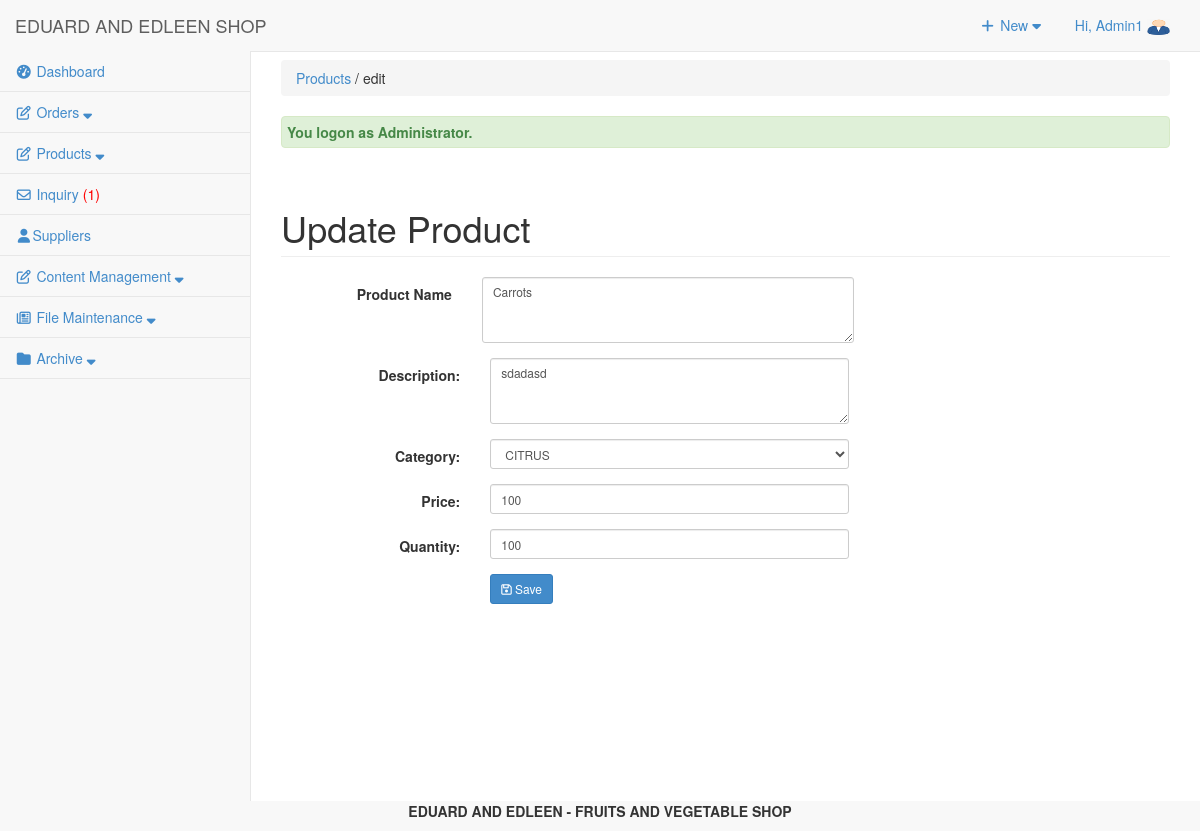
Screenshot of /admin/products/index.php?view=edit&id=201762 (signed in) with the database file from the repository.
### tables this page shows
CREATE TABLE `tbluseraccount` (
  `USERID` int(11) NOT NULL,
  `U_NAME` varchar(122) NOT NULL,
  `U_USERNAME` varchar(122) NOT NULL,
  `U_PASS` varchar(122) NOT NULL,
  `U_ROLE` varchar(30) NOT NULL,
  `USERIMAGE` varchar(255) NOT NULL,
  `U_STATUS` varchar(255) NOT NULL DEFAULT 'Active'
);

CREATE TABLE `tblproduct` (
  `PROID` int(11) NOT NULL,
  `PRODNAME` varchar(100) NOT NULL,
  `PRODESC` varchar(255) DEFAULT NULL,
  `INGREDIENTS` varchar(255) NOT NULL,
  `PROQTY` int(11) DEFAULT NULL,
  `ORIGINALPRICE` double NOT NULL,
  `PROPRICE` double DEFAULT NULL,
  `CATEGID` int(11) DEFAULT NULL,
  `IMAGES` varchar(255) DEFAULT NULL,
  `PROSTATS` varchar(30) DEFAULT NULL,
  `OWNERNAME` varchar(90) NOT NULL,
  `OWNERPHONE` varchar(90) NOT NULL,
  `PROD_STATUS` varchar(255) NOT NULL DEFAULT 'Active'
);

CREATE TABLE `tblcategory` (
  `CATEGID` int(11) NOT NULL,
  `CATEGORIES` varchar(255) NOT NULL,
  `IS_VEGETABLE` tinyint(1) NOT NULL DEFAULT 0,
  `USERID` int(11) NOT NULL
);

### admin/products/index.php (called while the page is built, shortened)
<?php
require_once("../../include/initialize.php");
$view = (isset($_GET['view']) && $_GET['view'] != '') ? $_GET['view'] : '';
	$header=$view;
	$title="Products";
require_once ("../theme/templates.php");
?>

### include/database.php (called while the page is built, shortened)
<?php
class Database {
	var $sql_string = '';
	private $conn;
	public function open_connection() {
		$this->conn = mysqli_connect(server,user,pass);
		if(!$this->conn){
			echo "Problem in database connection! Contact administrator!";
			exit();
		}else{
			$db_select = mysqli_select_db($this->conn,database_name);
		}
	}
	function setQuery($sql='') {
		$this->sql_string=$sql;
	}
	function executeQuery() {
		$result = mysqli_query($this->conn,$this->sql_string);
		return $result;
	}
	private function confirm_query($result) {
		return $result;
	}
	function loadSingleResult() {
		$cur = $this->executeQuery();
		while ($row = mysqli_fetch_object($cur)) {
		return $data = $row;
		}
	}
	public function num_rows($result_set) {
		return mysqli_num_rows($result_set);
	}
}
$mydb = new Database();
?>

### include/accounts.php (called while the page is built, shortened)
<?php
require_once(LIB_PATH.DS.'database.php');
class User {
	protected static  $tblname = "tbluseraccount";
	function single_user($id=""){
			global $mydb;
			$mydb->setQuery("SELECT * FROM ".self::$tblname."
				Where USERID= '{$id}' LIMIT 1");
			$cur = $mydb->loadSingleResult();
			return $cur;
	}
}
?>

### include/products.php (called while the page is built, shortened)
<?php
require_once(LIB_PATH.DS.'database.php');
class Product {
	protected static  $tblname = "tblproduct";
	function single_product($id=""){
			global $mydb;
			$mydb->setQuery("SELECT * FROM ".self::$tblname."
				Where PROID= '{$id}' LIMIT 1");
			$cur = $mydb->loadSingleResult();
			return $cur;
	}
}
?>

### include/categories.php (called while the page is built, shortened)
<?php
require_once(LIB_PATH.DS.'database.php');
class Category {
	protected static  $tblname = "tblcategory";
	function single_category($id=""){
			global $mydb;
			$mydb->setQuery("SELECT * FROM ".self::$tblname."
				Where CATEGID= '{$id}' LIMIT 1");
			$cur = $mydb->loadSingleResult();
			return $cur;
	}
}
?>

### admin/products/edit.php (the view, shortened to what this page needs)
<?php
  $PROID = $_GET['id'];
  $product = New Product();
  $singleproduct = $product->single_product($PROID);
?>
        <div class="row">
         <div class="col-lg-12">
            <h1 class="page-header">Update Product</h1>
          </div>
       </div>
       <form class="form-horizontal span6" action="controller.php?action=edit" method="POST"  />
                <div class="row">
                  <div class="form-group">
                     <div class="col-md-8">
                       <label class="col-md-4 control-label" for=
                       "PRODNAME">Product Name</label>
                       <div class="col-md-8">
                       <textarea class="form-control input-sm" id="PRODNAME" name="PRODNAME" cols="1" rows="3" ><?php echo $singleproduct->PRODNAME; ?></textarea>
                       </div>
                     </div>
                   </div>
                  </div>
                     <div class="form-group">
                    <div class="col-md-8">
                      <label class="col-md-4 control-label" for=
                      "PRODESC">Description:</label>
                      <div class="col-md-8">
                      <textarea class="form-control input-sm" id="PRODESC" name="PRODESC" cols="1" rows="3" ><?php echo $singleproduct->PRODESC; ?>
                      </textarea>
                      </div>
                    </div>
                  </div>
                  <div class="form-group">
                    <div class="col-md-8">
                      <label class="col-md-4 control-label" for=
                      "CATEGORY">Category:</label>
                      <div class="col-md-8">
                       <select class="form-control input-sm" name="CATEGORY" id="CATEGORY">
                          <?php
                         $category = New Category();
                          $singlecategory = $category->single_category($singleproduct->CATEGID);
                          echo  '<option SELECTED  value='.$singlecategory->CATEGID.' >'.$singlecategory->CATEGORIES.'</option>';
                          ?>
                        </select>
                      </div>
                    </div>
                  </div>
                   <div class="form-group">
                    <div class="col-md-8">
                      <label class="col-md-4 control-label" for=
                      "PROPRICE">Price:</label>
                      <div class="col-md-8">
                          <input class="form-control input-sm" id="PROPRICE"  step="any" name="PROPRICE" placeholder=
                            "&#8369 Price " type="number" value="<?php echo $singleproduct->PROPRICE; ?>">
                      </div>
                    </div>
                  </div>
                   <div class="form-group">
                    <div class="col-md-8">
                      <label class="col-md-4 control-label" for=
                      "PROQTY">Quantity:</label>
                      <div class="col-md-8">
                         <input class="form-control input-sm" id="PROQTY" name="PROQTY" placeholder=
                            "Quantity" type="number" value="<?php echo $singleproduct->PROQTY; ?>">
                      </div>
                    </div>
                  </div>
             <div class="form-group">
                    <div class="col-md-8">
                      <label class="col-md-4 control-label" for=
                      "idno"></label>
                      <div class="col-md-8">
                               <button class="btn  btn-primary btn-sm" name="save" type="submit" ><span class="fa fa-save fw-fa"></span> Save</button>
                  </div>
                    </div>
                  </div>
            </div>

### admin/theme/templates.php (shortened to what this page needs)
<!DOCTYPE html>
<html lang="en">
<head>
<link href="<?php echo web_root; ?>admin/css/bootstrap.min.css" rel="stylesheet">
<link href="<?php echo web_root; ?>admin/css/metisMenu.min.css" rel="stylesheet">
<link href="<?php echo web_root; ?>admin/css/timeline.css" rel="stylesheet">
<link href="<?php echo web_root; ?>admin/css/sb-admin-2.css" rel="stylesheet">
<link href="<?php echo web_root; ?>admin/font/css/font-awesome.min.css" rel="stylesheet" type="text/css">
<link href="<?php echo web_root; ?>admin/font/font-awesome.min.css" rel="stylesheet" type="text/css">
<link href="<?php echo web_root; ?>admin/css/dataTables.bootstrap.css" rel="stylesheet">
<link href="<?php echo web_root; ?>css/bootstrap-datetimepicker.min.css" rel="stylesheet" media="screen">
<link href="<?php echo web_root; ?>css/datepicker.css" rel="stylesheet" media="screen">
<link href="<?php echo web_root; ?>admin/css/costum.css" rel="stylesheet">
<link href="<?php echo web_root; ?>admin/css/ekko-lightbox.css" rel="stylesheet">
</head>
  <?php
    $query = "SELECT * FROM tblsummary WHERE ORDEREDSTATS = 'Pending'";
    $mydb->setQuery($query);
    $query = "SELECT * FROM tblinquiry WHERE INQSTATUS = 'NEW'";
    $mydb->setQuery($query);
    $cur = $mydb->executeQuery();
    $rowscount = $mydb->num_rows($cur);
    $res = isset($rowscount)? $rowscount : 0;
    if($res>0){
    $inquiry = '<span style="color:red;">('.$res.')</span>';
    }else{
        $inquiry = '<span> ('.$res.')</span>';
    }
?>
<body>
   <div id="wrapper">
        <nav class="navbar navbar-default navbar-static-top  " role="navigation" style="margin-bottom: 0">
            <div class="navbar-header">
                 <a class="navbar-brand"  href="<?php echo web_root; ?>admin/index.php" >EDUARD AND EDLEEN SHOP</a>
            </div>
            <ul class="nav navbar-top-links navbar-right">
                 <li class="dropdown">
                    <a class="dropdown-toggle" data-toggle="dropdown" href="#">
                        <i class="fa fa-plus fa-fw"></i> New  <i class="fa fa-caret-down"></i>
                    </a>
                </li>
<?php
 $user = New User();
$singleuser = $user->single_user($_SESSION['USERID']);
?>
                <li class="dropdown">
                    <a class="dropdown-toggle" data-toggle="dropdown" href="#">
                        Hi, <?php echo $_SESSION['U_NAME']; ?> <img title="profile image" width="23px" height="17px" src="<?php echo web_root.'admin/user/'.$singleuser ->USERIMAGE ?>">
                    </a>
                </li>
            </ul>
            <div class="navbar-default sidebar" role="navigation">
                <div class="sidebar-nav navbar-collapse">
                    <ul class="nav" id="side-menu">
                        <li>
                             <a href="<?php echo web_root; ?>admin/dashboard/"><i class="fa fa-tachometer fa-fw"></i>  Dashboard </a>
                        </li>
                        <li class="nav-item">
                            <a class="nav-link" data-toggle="collapse" href="#collapseExample4" aria-expanded="false" aria-controls="collapseExample">
                                <i class="fa fa-pencil-square-o fa-fw"></i><span class="menu-orders"> Orders <i class="fa fa-sort-down"></i></span>
                            </a>
                        </li>
                        <li class="nav-item">
                            <a class="nav-link" data-toggle="collapse" href="#collapseExample5" aria-expanded="false" aria-controls="collapseExample">
                                <i class="fa fa-pencil-square-o fa-fw"></i><span class="menu-title"> Products <i class="fa fa-sort-down"></i></span>
                            </a>
                        </li>
                        <li>
                             <a href="<?php echo web_root; ?>admin/inquiry/" ><i class="fa fa-envelope-o fa-fw"></i>  Inquiry <?php echo $inquiry; ?></a>
                        </li>
                        <li>
                             <a href="<?php echo web_root; ?>admin/supplier/" ><i class="fa fa-user fa-fw"></i>Suppliers</a>
                        </li>
                        <li class="nav-item">
                            <a class="nav-link" data-toggle="collapse" href="#collapseExample1" aria-expanded="false" aria-controls="collapseExample">
                                <i class="fa fa-pencil-square-o fa-fw"></i><span class="menu-title"> Content Management <i class="fa fa-sort-down"></i></span>
                            </a>
                        </li>
                        <li class="nav-item">
                            <a class="nav-link" data-toggle="collapse" href="#collapseExample3" aria-expanded="false" aria-controls="collapseExample">
                                <i class="fa fa-newspaper-o fa-fw"></i><span class="menu-title"> File Maintenance <i class="fa fa-sort-down"></i></span>
                            </a>
                        </li>
                        <?php if ($_SESSION['U_ROLE']=='Administrator') {
                        ?>
                        <li class="nav-item">
                            <a class="nav-link" data-toggle="collapse" href="#collapseExample2" aria-expanded="false" aria-controls="collapseExample">
                                <i class="fa fa-folder fa-fw"></i><span class="menu-title"> Archive <i class="fa fa-sort-down"></i></span>
                            </a>
                        </li>
                 <?php }  ?>
                    </ul>
                </div>
            </div>
        </nav>
  <div id="page-wrapper">
            <div class="row" >
                <div class="col-lg-12">
                    <?php
                    if ($title<>'Dashboard'){
                       echo   '<p class="breadcrumb" style="margin-top: 8px;">
                        <a href="index.php" title="'. $title.'" >'. $title.'</a>
                        '.(isset($header) ? ' / '. $header : '').'  </p>'  ;
                    } ?>
                  <?php require_once $content; ?>
                </div>
            </div>
        </div>
</body>
      <footer><p  style="text-align: center;font-weight: bold;"> EDUARD AND EDLEEN - FRUITS AND VEGETABLE SHOP </p></footer>
</html>

### admin/css/sb-admin-2.css (style rules this page uses)
body { background-color: #f8f8f8; }
#wrapper { width: 100%; }
#page-wrapper { padding: 0 15px; min-height: 568px; background-color: #fff; }
@media (min-width:768px) { #page-wrapper { position: inherit; margin: 0 0 0 250px; padding: 0 30px; border-left: 1px solid #e7e7e7; } }
.navbar-top-links { margin-right: 0; }
.navbar-top-links li { display: inline-block; }
.navbar-top-links li:last-child { margin-right: 15px; }
.navbar-top-links li a { padding: 15px; min-height: 50px; }
.sidebar .sidebar-nav.navbar-collapse { padding-right: 0; padding-left: 0; }
.sidebar ul li { border-bottom: 1px solid #e7e7e7; }
@media (min-width:768px) { .sidebar { z-index: 1; position: absolute; width: 250px; margin-top: 51px; } }

### rows the page displays
tbluseraccount: USERIMAGE (picture)
tblproduct: PRODNAME "Carrots", PRODESC "sdadasd", PROPRICE "100", PROQTY "100"
tblcategory: CATEGORY "CITRUS"

### other values shown
$_SESSION['U_NAME'] "Admin1"
$res "1"
$title "Products"
$header "edit"
$_SESSION['message'] "You logon as Administrator."
